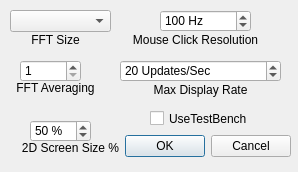
<?xml version="1.0" encoding="UTF-8"?>
<ui version="4.0">
 <class>CDisplayDlg</class>
 <widget class="QDialog" name="CDisplayDlg">
  <property name="geometry">
   <rect>
    <x>0</x>
    <y>0</y>
    <width>298</width>
    <height>172</height>
   </rect>
  </property>
  <property name="windowTitle">
   <string>Display Setup</string>
  </property>
  <widget class="QDialogButtonBox" name="buttonBox">
   <property name="geometry">
    <rect>
     <x>120</x>
     <y>130</y>
     <width>171</width>
     <height>32</height>
    </rect>
   </property>
   <property name="orientation">
    <enum>Qt::Horizontal</enum>
   </property>
   <property name="standardButtons">
    <set>QDialogButtonBox::Cancel|QDialogButtonBox::Ok</set>
   </property>
  </widget>
  <widget class="QComboBox" name="fftSizecomboBox">
   <property name="geometry">
    <rect>
     <x>10</x>
     <y>10</y>
     <width>101</width>
     <height>22</height>
    </rect>
   </property>
  </widget>
  <widget class="QLabel" name="label">
   <property name="geometry">
    <rect>
     <x>10</x>
     <y>30</y>
     <width>91</width>
     <height>20</height>
    </rect>
   </property>
   <property name="text">
    <string>FFT Size</string>
   </property>
   <property name="alignment">
    <set>Qt::AlignCenter</set>
   </property>
  </widget>
  <widget class="QSpinBox" name="fftAvespinBox">
   <property name="geometry">
    <rect>
     <x>20</x>
     <y>60</y>
     <width>61</width>
     <height>22</height>
    </rect>
   </property>
   <property name="minimum">
    <number>1</number>
   </property>
  </widget>
  <widget class="QLabel" name="label_2">
   <property name="geometry">
    <rect>
     <x>0</x>
     <y>80</y>
     <width>111</width>
     <height>16</height>
    </rect>
   </property>
   <property name="text">
    <string>FFT Averaging</string>
   </property>
   <property name="alignment">
    <set>Qt::AlignCenter</set>
   </property>
  </widget>
  <widget class="QSpinBox" name="ClickResolutionspinBox">
   <property name="geometry">
    <rect>
     <x>160</x>
     <y>10</y>
     <width>91</width>
     <height>22</height>
    </rect>
   </property>
   <property name="suffix">
    <string> Hz</string>
   </property>
   <property name="minimum">
    <number>10</number>
   </property>
   <property name="maximum">
    <number>100000</number>
   </property>
   <property name="singleStep">
    <number>10</number>
   </property>
   <property name="value">
    <number>100</number>
   </property>
  </widget>
  <widget class="QLabel" name="label_3">
   <property name="geometry">
    <rect>
     <x>110</x>
     <y>30</y>
     <width>171</width>
     <height>20</height>
    </rect>
   </property>
   <property name="text">
    <string>Mouse Click Resolution</string>
   </property>
   <property name="alignment">
    <set>Qt::AlignCenter</set>
   </property>
  </widget>
  <widget class="QSpinBox" name="MaxDisplayRatespinBox">
   <property name="geometry">
    <rect>
     <x>120</x>
     <y>60</y>
     <width>161</width>
     <height>22</height>
    </rect>
   </property>
   <property name="suffix">
    <string> Updates/Sec</string>
   </property>
   <property name="minimum">
    <number>1</number>
   </property>
   <property name="maximum">
    <number>50</number>
   </property>
   <property name="singleStep">
    <number>1</number>
   </property>
   <property name="value">
    <number>20</number>
   </property>
  </widget>
  <widget class="QLabel" name="label_4">
   <property name="geometry">
    <rect>
     <x>130</x>
     <y>80</y>
     <width>141</width>
     <height>20</height>
    </rect>
   </property>
   <property name="text">
    <string>Max Display Rate</string>
   </property>
   <property name="alignment">
    <set>Qt::AlignCenter</set>
   </property>
  </widget>
  <widget class="QCheckBox" name="checkBoxTestBench">
   <property name="geometry">
    <rect>
     <x>150</x>
     <y>110</y>
     <width>121</width>
     <height>17</height>
    </rect>
   </property>
   <property name="text">
    <string>UseTestBench</string>
   </property>
  </widget>
  <widget class="QSpinBox" name="Screen2DSizespinBox">
   <property name="geometry">
    <rect>
     <x>30</x>
     <y>120</y>
     <width>61</width>
     <height>22</height>
    </rect>
   </property>
   <property name="suffix">
    <string> %</string>
   </property>
   <property name="minimum">
    <number>10</number>
   </property>
   <property name="maximum">
    <number>90</number>
   </property>
   <property name="singleStep">
    <number>10</number>
   </property>
   <property name="value">
    <number>50</number>
   </property>
  </widget>
  <widget class="QLabel" name="label_5">
   <property name="geometry">
    <rect>
     <x>10</x>
     <y>140</y>
     <width>121</width>
     <height>16</height>
    </rect>
   </property>
   <property name="text">
    <string>2D Screen Size %</string>
   </property>
   <property name="alignment">
    <set>Qt::AlignCenter</set>
   </property>
  </widget>
 </widget>
 <resources/>
 <connections>
  <connection>
   <sender>buttonBox</sender>
   <signal>accepted()</signal>
   <receiver>CDisplayDlg</receiver>
   <slot>accept()</slot>
   <hints>
    <hint type="sourcelabel">
     <x>290</x>
     <y>141</y>
    </hint>
    <hint type="destinationlabel">
     <x>157</x>
     <y>274</y>
    </hint>
   </hints>
  </connection>
  <connection>
   <sender>buttonBox</sender>
   <signal>rejected()</signal>
   <receiver>CDisplayDlg</receiver>
   <slot>reject()</slot>
   <hints>
    <hint type="sourcelabel">
     <x>290</x>
     <y>141</y>
    </hint>
    <hint type="destinationlabel">
     <x>286</x>
     <y>274</y>
    </hint>
   </hints>
  </connection>
 </connections>
 <slots>
  <slot>ActivateTestBench()</slot>
 </slots>
</ui>
